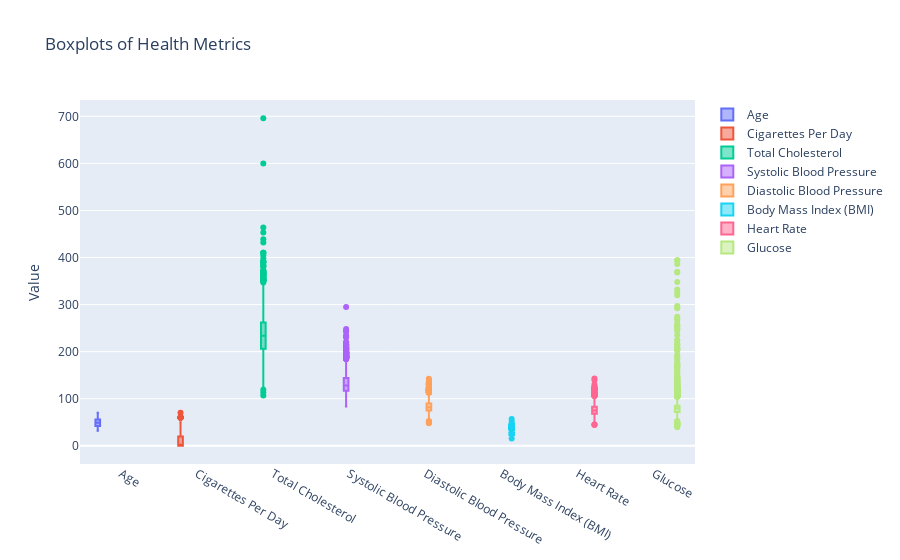

The cell this chart's notebook holds for it:
### Markdown cell above
- ## **Handling Outliers**

### Code cell
fig = go.Figure()


fig.add_trace(go.Box(y=df['age'], name='Age'))
fig.add_traces(go.Box(y=df['cigsPerDay'], name='Cigarettes Per Day'))
fig.add_trace(go.Box(y=df['totChol'], name='Total Cholesterol'))
fig.add_trace(go.Box(y=df['sysBP'], name='Systolic Blood Pressure')) 
fig.add_trace(go.Box(y=df['diaBP'], name='Diastolic Blood Pressure'))


fig.add_trace(go.Box(y=df['BMI'], name='Body Mass Index (BMI)'))
fig.add_trace(go.Box(y=df['heartRate'], name='Heart Rate'))
fig.add_trace(go.Box(y=df['glucose'], name='Glucose'))


fig.update_layout(
    title="Boxplots of Health Metrics",
    yaxis_title="Value",
    boxmode='group'
)


fig.show()

### Figure 1 — Plotly figure (JSON) as saved in the notebook; plotly's stock layout.template omitted (floating-point values rounded to 4 significant figures; data arrays with more than 128 entries replaced by an {"elided": "..."} marker saying what was removed)
{"data": [{"name": "Age", "type": "box", "y": {"elided": "4240 int values"}}, {"name": "Cigarettes Per Day", "type": "box", "y": {"elided": "4240 int values"}}, {"name": "Total Cholesterol", "type": "box", "y": {"elided": "4240 float values"}}, {"name": "Systolic Blood Pressure", "type": "box", "y": {"elided": "4240 float values"}}, {"name": "Diastolic Blood Pressure", "type": "box", "y": {"elided": "4240 float values"}}, {"name": "Body Mass Index (BMI)", "type": "box", "y": {"elided": "4240 float values"}}, {"name": "Heart Rate", "type": "box", "y": {"elided": "4240 float values"}}, {"name": "Glucose", "type": "box", "y": {"elided": "4240 float values"}}], "layout": {"boxmode": "group", "title": {"text": "Boxplots of Health Metrics"}, "yaxis": {"title": {"text": "Value"}}}}
